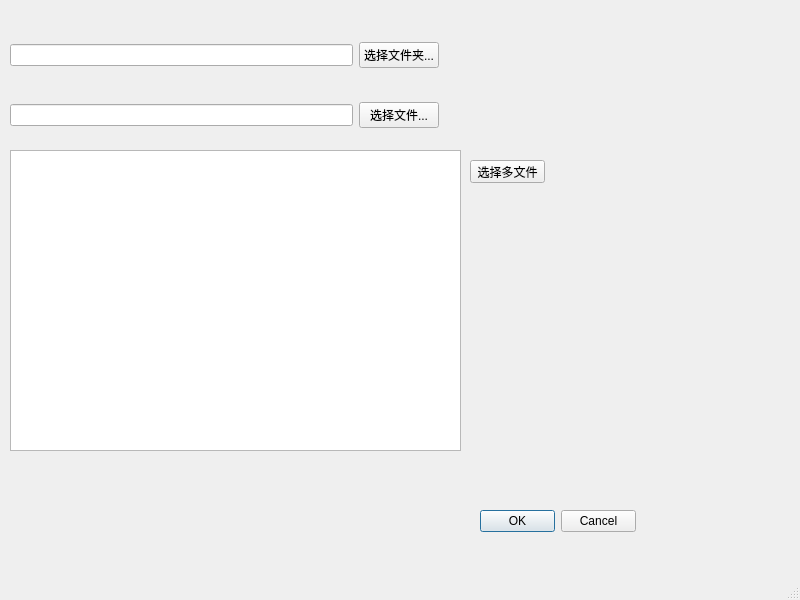
<?xml version="1.0" encoding="UTF-8"?>
<ui version="4.0">
 <class>MainWindow</class>
 <widget class="QMainWindow" name="MainWindow">
  <property name="geometry">
   <rect>
    <x>0</x>
    <y>0</y>
    <width>800</width>
    <height>600</height>
   </rect>
  </property>
  <property name="windowTitle">
   <string>Kindle parser GUI - epub to azw</string>
  </property>
  <widget class="QWidget" name="centralwidget">
   <widget class="QWidget" name="horizontalLayoutWidget">
    <property name="geometry">
     <rect>
      <x>10</x>
      <y>30</y>
      <width>771</width>
      <height>51</height>
     </rect>
    </property>
    <layout class="QHBoxLayout" name="horizontalLayout_2">
     <item>
      <widget class="QLineEdit" name="directoryNameEdit"/>
     </item>
     <item>
      <widget class="QPushButton" name="selectDirectory">
       <property name="text">
        <string>选择文件夹...</string>
       </property>
      </widget>
     </item>
     <item>
      <spacer name="horizontalSpacer">
       <property name="orientation">
        <enum>Qt::Horizontal</enum>
       </property>
       <property name="sizeHint" stdset="0">
        <size>
         <width>40</width>
         <height>20</height>
        </size>
       </property>
      </spacer>
     </item>
    </layout>
   </widget>
   <widget class="QWidget" name="horizontalLayoutWidget_2">
    <property name="geometry">
     <rect>
      <x>10</x>
      <y>90</y>
      <width>771</width>
      <height>51</height>
     </rect>
    </property>
    <layout class="QHBoxLayout" name="horizontalLayout_3">
     <item>
      <widget class="QLineEdit" name="filenameEdit"/>
     </item>
     <item>
      <widget class="QPushButton" name="selectFile">
       <property name="text">
        <string>选择文件...</string>
       </property>
      </widget>
     </item>
     <item>
      <spacer name="horizontalSpacer_2">
       <property name="orientation">
        <enum>Qt::Horizontal</enum>
       </property>
       <property name="sizeHint" stdset="0">
        <size>
         <width>40</width>
         <height>20</height>
        </size>
       </property>
      </spacer>
     </item>
    </layout>
   </widget>
   <widget class="QDialogButtonBox" name="buttonBox">
    <property name="geometry">
     <rect>
      <x>480</x>
      <y>510</y>
      <width>156</width>
      <height>23</height>
     </rect>
    </property>
    <property name="standardButtons">
     <set>QDialogButtonBox::Cancel|QDialogButtonBox::Ok</set>
    </property>
   </widget>
   <widget class="QPushButton" name="selectFiles">
    <property name="geometry">
     <rect>
      <x>470</x>
      <y>160</y>
      <width>75</width>
      <height>23</height>
     </rect>
    </property>
    <property name="text">
     <string>选择多文件</string>
    </property>
   </widget>
   <widget class="QListWidget" name="fileListWidget">
    <property name="geometry">
     <rect>
      <x>10</x>
      <y>150</y>
      <width>451</width>
      <height>301</height>
     </rect>
    </property>
   </widget>
  </widget>
  <widget class="QMenuBar" name="menubar">
   <property name="geometry">
    <rect>
     <x>0</x>
     <y>0</y>
     <width>800</width>
     <height>23</height>
    </rect>
   </property>
  </widget>
  <widget class="QStatusBar" name="statusbar"/>
 </widget>
 <resources/>
 <connections/>
</ui>
